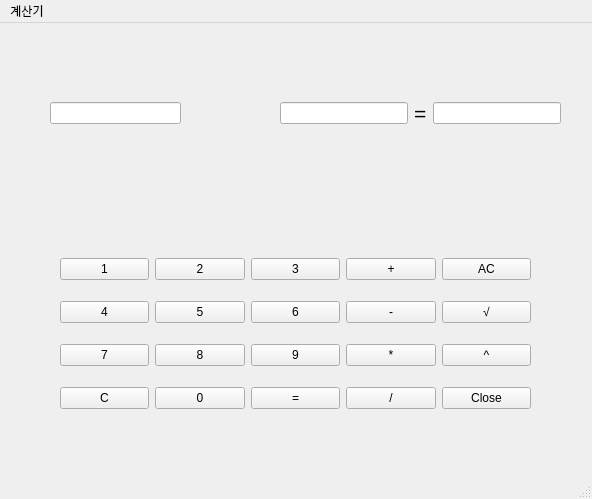
<?xml version="1.0" encoding="UTF-8"?>
<ui version="4.0">
 <class>Calculator</class>
 <widget class="QMainWindow" name="Calculator">
  <property name="geometry">
   <rect>
    <x>0</x>
    <y>0</y>
    <width>592</width>
    <height>499</height>
   </rect>
  </property>
  <property name="windowTitle">
   <string>Calculator</string>
  </property>
  <widget class="QWidget" name="centralwidget">
   <widget class="QWidget" name="gridLayoutWidget">
    <property name="geometry">
     <rect>
      <x>60</x>
      <y>220</y>
      <width>471</width>
      <height>182</height>
     </rect>
    </property>
    <layout class="QGridLayout" name="gridLayout">
     <item row="1" column="1">
      <widget class="QPushButton" name="pushButton_5">
       <property name="text">
        <string>5</string>
       </property>
      </widget>
     </item>
     <item row="2" column="3">
      <widget class="QPushButton" name="pushButton_mul">
       <property name="text">
        <string>*</string>
       </property>
      </widget>
     </item>
     <item row="3" column="2">
      <widget class="QPushButton" name="pushButton_result">
       <property name="text">
        <string>=</string>
       </property>
      </widget>
     </item>
     <item row="2" column="1">
      <widget class="QPushButton" name="pushButton_8">
       <property name="text">
        <string>8</string>
       </property>
      </widget>
     </item>
     <item row="3" column="0">
      <widget class="QPushButton" name="pushButton_clear">
       <property name="text">
        <string>C</string>
       </property>
      </widget>
     </item>
     <item row="1" column="3">
      <widget class="QPushButton" name="pushButton_minus">
       <property name="text">
        <string>-</string>
       </property>
      </widget>
     </item>
     <item row="0" column="0">
      <widget class="QPushButton" name="pushButton_1">
       <property name="text">
        <string>1</string>
       </property>
      </widget>
     </item>
     <item row="1" column="0">
      <widget class="QPushButton" name="pushButton_4">
       <property name="text">
        <string>4</string>
       </property>
      </widget>
     </item>
     <item row="0" column="2">
      <widget class="QPushButton" name="pushButton_3">
       <property name="text">
        <string>3</string>
       </property>
      </widget>
     </item>
     <item row="3" column="1">
      <widget class="QPushButton" name="pushButton_0">
       <property name="text">
        <string>0</string>
       </property>
      </widget>
     </item>
     <item row="2" column="4">
      <widget class="QPushButton" name="pushButton_pow">
       <property name="text">
        <string>^</string>
       </property>
      </widget>
     </item>
     <item row="3" column="4">
      <widget class="QPushButton" name="pushButton_exit">
       <property name="text">
        <string>Close</string>
       </property>
      </widget>
     </item>
     <item row="0" column="1">
      <widget class="QPushButton" name="pushButton_2">
       <property name="text">
        <string>2</string>
       </property>
      </widget>
     </item>
     <item row="1" column="2">
      <widget class="QPushButton" name="pushButton_6">
       <property name="text">
        <string>6</string>
       </property>
      </widget>
     </item>
     <item row="1" column="4">
      <widget class="QPushButton" name="pushButton_sqrt">
       <property name="text">
        <string>√</string>
       </property>
      </widget>
     </item>
     <item row="2" column="0">
      <widget class="QPushButton" name="pushButton_7">
       <property name="text">
        <string>7</string>
       </property>
      </widget>
     </item>
     <item row="2" column="2">
      <widget class="QPushButton" name="pushButton_9">
       <property name="text">
        <string>9</string>
       </property>
      </widget>
     </item>
     <item row="0" column="4">
      <widget class="QPushButton" name="pushButton_ac">
       <property name="text">
        <string>AC</string>
       </property>
      </widget>
     </item>
     <item row="3" column="3">
      <widget class="QPushButton" name="pushButton_div">
       <property name="text">
        <string>/</string>
       </property>
      </widget>
     </item>
     <item row="0" column="3">
      <widget class="QPushButton" name="pushButton_plus">
       <property name="text">
        <string>+</string>
       </property>
      </widget>
     </item>
    </layout>
   </widget>
   <widget class="QWidget" name="horizontalLayoutWidget">
    <property name="geometry">
     <rect>
      <x>50</x>
      <y>50</y>
      <width>131</width>
      <height>80</height>
     </rect>
    </property>
    <layout class="QHBoxLayout" name="horizontalLayout">
     <item>
      <widget class="QLineEdit" name="lineEdit_first"/>
     </item>
    </layout>
   </widget>
   <widget class="QWidget" name="horizontalLayoutWidget_2">
    <property name="geometry">
     <rect>
      <x>280</x>
      <y>50</y>
      <width>281</width>
      <height>80</height>
     </rect>
    </property>
    <layout class="QHBoxLayout" name="horizontalLayout_2">
     <item>
      <widget class="QLineEdit" name="lineEdit_second"/>
     </item>
     <item>
      <widget class="QLabel" name="label_equal">
       <property name="font">
        <font>
         <pointsize>16</pointsize>
        </font>
       </property>
       <property name="text">
        <string>=</string>
       </property>
      </widget>
     </item>
     <item>
      <widget class="QLineEdit" name="lineEdit_result"/>
     </item>
    </layout>
   </widget>
   <widget class="QLabel" name="label_op">
    <property name="geometry">
     <rect>
      <x>210</x>
      <y>80</y>
      <width>41</width>
      <height>17</height>
     </rect>
    </property>
    <property name="text">
     <string/>
    </property>
   </widget>
  </widget>
  <widget class="QMenuBar" name="menubar">
   <property name="geometry">
    <rect>
     <x>0</x>
     <y>0</y>
     <width>592</width>
     <height>28</height>
    </rect>
   </property>
   <widget class="QMenu" name="menu">
    <property name="title">
     <string>계산기</string>
    </property>
   </widget>
   <addaction name="menu"/>
  </widget>
  <widget class="QStatusBar" name="statusbar"/>
 </widget>
 <resources/>
 <connections/>
</ui>
